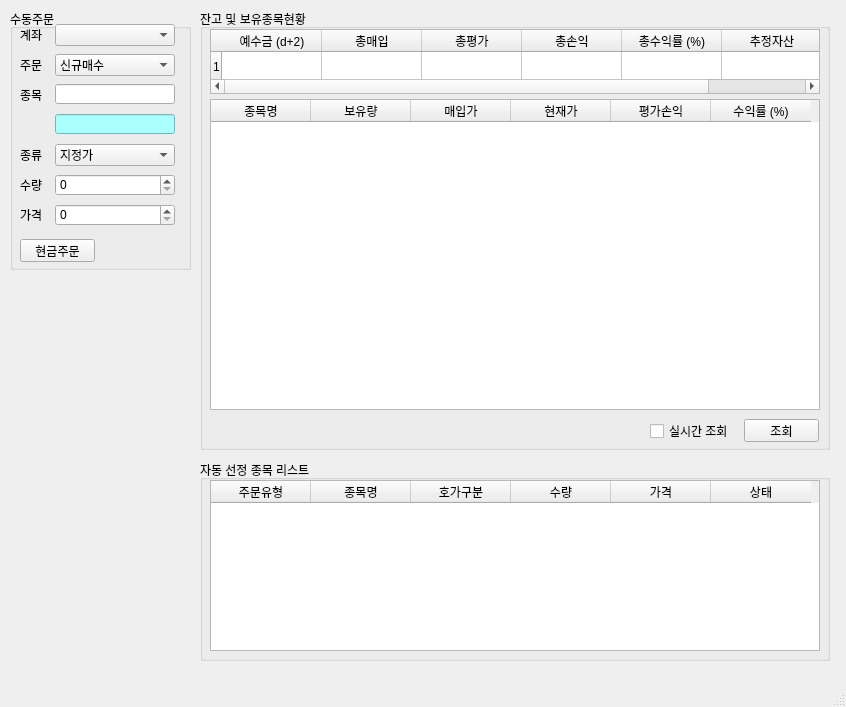
<?xml version="1.0" encoding="UTF-8"?>
<ui version="4.0">
 <class>MainWindow</class>
 <widget class="QMainWindow" name="MainWindow">
  <property name="geometry">
   <rect>
    <x>0</x>
    <y>0</y>
    <width>846</width>
    <height>707</height>
   </rect>
  </property>
  <property name="windowTitle">
   <string>PyTrader v0.4</string>
  </property>
  <property name="windowIcon">
   <iconset>
    <normaloff>icon.png</normaloff>icon.png</iconset>
  </property>
  <widget class="QWidget" name="centralwidget">
   <widget class="QGroupBox" name="groupBox">
    <property name="geometry">
     <rect>
      <x>10</x>
      <y>9</y>
      <width>181</width>
      <height>261</height>
     </rect>
    </property>
    <property name="title">
     <string>수동주문</string>
    </property>
    <widget class="QLabel" name="w_label">
     <property name="geometry">
      <rect>
       <x>10</x>
       <y>20</y>
       <width>56</width>
       <height>12</height>
      </rect>
     </property>
     <property name="text">
      <string>계좌</string>
     </property>
    </widget>
    <widget class="QComboBox" name="w_account">
     <property name="geometry">
      <rect>
       <x>45</x>
       <y>15</y>
       <width>120</width>
       <height>22</height>
      </rect>
     </property>
    </widget>
    <widget class="QLabel" name="label_2">
     <property name="geometry">
      <rect>
       <x>10</x>
       <y>50</y>
       <width>56</width>
       <height>12</height>
      </rect>
     </property>
     <property name="text">
      <string>주문</string>
     </property>
    </widget>
    <widget class="QComboBox" name="w_order">
     <property name="geometry">
      <rect>
       <x>45</x>
       <y>45</y>
       <width>120</width>
       <height>22</height>
      </rect>
     </property>
     <item>
      <property name="text">
       <string>신규매수</string>
      </property>
     </item>
     <item>
      <property name="text">
       <string>신규매도</string>
      </property>
     </item>
     <item>
      <property name="text">
       <string>매수취소</string>
      </property>
     </item>
     <item>
      <property name="text">
       <string>매도취소</string>
      </property>
     </item>
    </widget>
    <widget class="QLabel" name="label_3">
     <property name="geometry">
      <rect>
       <x>10</x>
       <y>80</y>
       <width>56</width>
       <height>12</height>
      </rect>
     </property>
     <property name="text">
      <string>종목</string>
     </property>
    </widget>
    <widget class="QLineEdit" name="w_event_code">
     <property name="geometry">
      <rect>
       <x>45</x>
       <y>75</y>
       <width>120</width>
       <height>20</height>
      </rect>
     </property>
    </widget>
    <widget class="QComboBox" name="w_kinds">
     <property name="geometry">
      <rect>
       <x>45</x>
       <y>135</y>
       <width>120</width>
       <height>22</height>
      </rect>
     </property>
     <item>
      <property name="text">
       <string>지정가</string>
      </property>
     </item>
     <item>
      <property name="text">
       <string>시장가</string>
      </property>
     </item>
    </widget>
    <widget class="QLabel" name="label_4">
     <property name="geometry">
      <rect>
       <x>10</x>
       <y>140</y>
       <width>56</width>
       <height>12</height>
      </rect>
     </property>
     <property name="text">
      <string>종류</string>
     </property>
    </widget>
    <widget class="QLabel" name="label_5">
     <property name="geometry">
      <rect>
       <x>10</x>
       <y>170</y>
       <width>56</width>
       <height>12</height>
      </rect>
     </property>
     <property name="text">
      <string>수량</string>
     </property>
    </widget>
    <widget class="QSpinBox" name="w_quantity">
     <property name="geometry">
      <rect>
       <x>45</x>
       <y>165</y>
       <width>120</width>
       <height>22</height>
      </rect>
     </property>
     <property name="maximum">
      <number>1000000</number>
     </property>
    </widget>
    <widget class="QLabel" name="label_6">
     <property name="geometry">
      <rect>
       <x>10</x>
       <y>200</y>
       <width>56</width>
       <height>12</height>
      </rect>
     </property>
     <property name="text">
      <string>가격</string>
     </property>
    </widget>
    <widget class="QSpinBox" name="w_price">
     <property name="geometry">
      <rect>
       <x>45</x>
       <y>195</y>
       <width>120</width>
       <height>22</height>
      </rect>
     </property>
     <property name="prefix">
      <string/>
     </property>
     <property name="maximum">
      <number>10000000</number>
     </property>
     <property name="singleStep">
      <number>100</number>
     </property>
     <property name="value">
      <number>0</number>
     </property>
    </widget>
    <widget class="QPushButton" name="w_orderbutton">
     <property name="geometry">
      <rect>
       <x>10</x>
       <y>230</y>
       <width>75</width>
       <height>23</height>
      </rect>
     </property>
     <property name="text">
      <string>현금주문</string>
     </property>
    </widget>
    <widget class="QLineEdit" name="w_event_name">
     <property name="geometry">
      <rect>
       <x>45</x>
       <y>105</y>
       <width>120</width>
       <height>20</height>
      </rect>
     </property>
     <property name="styleSheet">
      <string notr="true">background-color: rgb(170, 255, 255);</string>
     </property>
     <property name="readOnly">
      <bool>true</bool>
     </property>
    </widget>
   </widget>
   <widget class="QGroupBox" name="groupBox_2">
    <property name="geometry">
     <rect>
      <x>200</x>
      <y>9</y>
      <width>630</width>
      <height>441</height>
     </rect>
    </property>
    <property name="title">
     <string>잔고 및 보유종목현황</string>
    </property>
    <widget class="QTableWidget" name="tableWidget">
     <property name="geometry">
      <rect>
       <x>10</x>
       <y>20</y>
       <width>610</width>
       <height>65</height>
      </rect>
     </property>
     <property name="rowCount">
      <number>1</number>
     </property>
     <row/>
     <column>
      <property name="text">
       <string>예수금 (d+2)</string>
      </property>
     </column>
     <column>
      <property name="text">
       <string>총매입</string>
      </property>
     </column>
     <column>
      <property name="text">
       <string>총평가</string>
      </property>
     </column>
     <column>
      <property name="text">
       <string>총손익</string>
      </property>
     </column>
     <column>
      <property name="text">
       <string>총수익률 (%)</string>
      </property>
     </column>
     <column>
      <property name="text">
       <string>추정자산</string>
      </property>
     </column>
    </widget>
    <widget class="QPushButton" name="w_lookup">
     <property name="geometry">
      <rect>
       <x>544</x>
       <y>410</y>
       <width>75</width>
       <height>23</height>
      </rect>
     </property>
     <property name="text">
      <string>조회</string>
     </property>
    </widget>
    <widget class="QGroupBox" name="groupBox_4">
     <property name="geometry">
      <rect>
       <x>670</x>
       <y>-140</y>
       <width>611</width>
       <height>131</height>
      </rect>
     </property>
     <property name="title">
      <string>잔고확인</string>
     </property>
     <widget class="QTableWidget" name="tableWidget_3">
      <property name="geometry">
       <rect>
        <x>10</x>
        <y>20</y>
        <width>591</width>
        <height>61</height>
       </rect>
      </property>
      <column>
       <property name="text">
        <string>예수금</string>
       </property>
      </column>
      <column>
       <property name="text">
        <string>총매입</string>
       </property>
      </column>
      <column>
       <property name="text">
        <string>총평가</string>
       </property>
      </column>
      <column>
       <property name="text">
        <string>총손익</string>
       </property>
      </column>
      <column>
       <property name="text">
        <string>총수익률</string>
       </property>
      </column>
      <column>
       <property name="text">
        <string>추정자산</string>
       </property>
      </column>
     </widget>
     <widget class="QPushButton" name="pushButton_3">
      <property name="geometry">
       <rect>
        <x>490</x>
        <y>90</y>
        <width>75</width>
        <height>23</height>
       </rect>
      </property>
      <property name="text">
       <string>현금주문</string>
      </property>
     </widget>
    </widget>
    <widget class="QCheckBox" name="checkBox">
     <property name="geometry">
      <rect>
       <x>450</x>
       <y>414</y>
       <width>81</width>
       <height>16</height>
      </rect>
     </property>
     <property name="text">
      <string>실시간 조회</string>
     </property>
    </widget>
    <widget class="QTableWidget" name="tableWidget_2">
     <property name="geometry">
      <rect>
       <x>10</x>
       <y>90</y>
       <width>610</width>
       <height>311</height>
      </rect>
     </property>
     <column>
      <property name="text">
       <string>종목명</string>
      </property>
     </column>
     <column>
      <property name="text">
       <string>보유량</string>
      </property>
     </column>
     <column>
      <property name="text">
       <string>매입가</string>
      </property>
     </column>
     <column>
      <property name="text">
       <string>현재가</string>
      </property>
     </column>
     <column>
      <property name="text">
       <string>평가손익</string>
      </property>
     </column>
     <column>
      <property name="text">
       <string>수익률 (%)</string>
      </property>
     </column>
    </widget>
   </widget>
   <widget class="QGroupBox" name="groupBox_3">
    <property name="geometry">
     <rect>
      <x>200</x>
      <y>460</y>
      <width>630</width>
      <height>201</height>
     </rect>
    </property>
    <property name="title">
     <string>자동 선정 종목 리스트</string>
    </property>
    <widget class="QTableWidget" name="tableWidget_4">
     <property name="geometry">
      <rect>
       <x>10</x>
       <y>20</y>
       <width>610</width>
       <height>171</height>
      </rect>
     </property>
     <column>
      <property name="text">
       <string>주문유형</string>
      </property>
     </column>
     <column>
      <property name="text">
       <string>종목명</string>
      </property>
     </column>
     <column>
      <property name="text">
       <string>호가구분</string>
      </property>
     </column>
     <column>
      <property name="text">
       <string>수량</string>
      </property>
     </column>
     <column>
      <property name="text">
       <string>가격</string>
      </property>
     </column>
     <column>
      <property name="text">
       <string>상태</string>
      </property>
     </column>
    </widget>
   </widget>
  </widget>
  <widget class="QMenuBar" name="menubar">
   <property name="geometry">
    <rect>
     <x>0</x>
     <y>0</y>
     <width>846</width>
     <height>26</height>
    </rect>
   </property>
  </widget>
  <widget class="QStatusBar" name="statusbar"/>
 </widget>
 <resources/>
 <connections/>
</ui>
